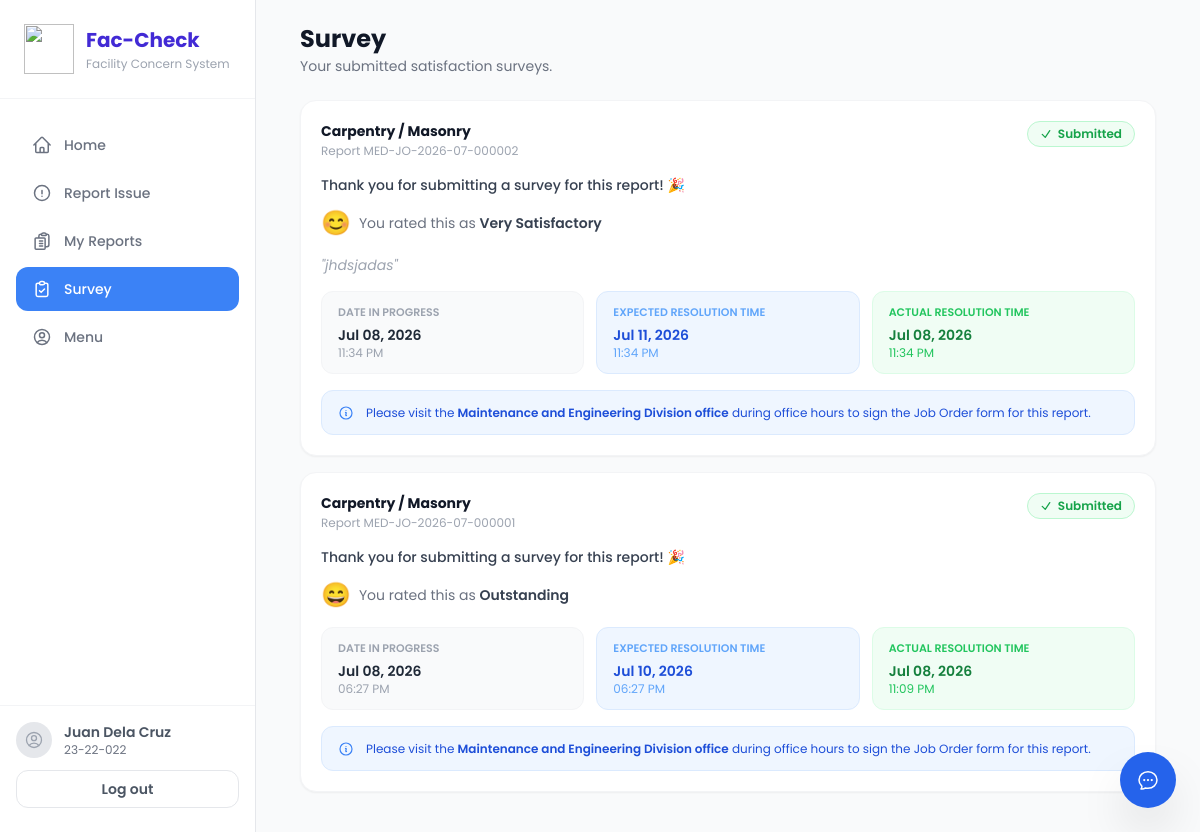
Screenshot of /user/survey/ (signed in) with the database file from the repository.
### user/models.py (models this page shows, shortened)
class SurveyResponse(models.Model):
    report = models.OneToOneField(Report, on_delete=models.CASCADE, related_name='survey')
    rating = models.IntegerField()
    feedback = models.TextField(blank=True)
    submitted_at = models.DateTimeField(auto_now_add=True)

class Report(models.Model):
    STATUS_CHOICES = [
        ('pending', 'Pending'),
        ('in_progress', 'In Progress'),
        ('resolved', 'Resolved'),
        ('closed', 'Closed'),
    ]
    CATEGORY_CHOICES = [
        ('electrical', 'Electrical'),
        ('plumbing', 'Plumbing'),
        ('refrigeration_acu', 'Refrigeration / ACUs'),
        ('carpentry_masonry', 'Carpentry / Masonry'),
        ('painting', 'Painting'),
        ('vehicle_checkup', 'Vehicle Check-up'),
        ('others', 'Others'),
    ]
    PRIORITY_CHOICES = [
    ('critical', 'Critical / Urgent'),
    ('high', 'High Priority'),
    ('standard', 'Standard'),
    ]
    user = models.ForeignKey(User, on_delete=models.SET_NULL, null=True, blank=True, related_name='reports')
    report_number = models.CharField(max_length=30, unique=True, blank=True, null=True)
    photo = models.ImageField(upload_to='reports/')
    category = models.CharField(max_length=100, choices=CATEGORY_CHOICES)
    custom_category = models.CharField(max_length=100, blank=True, null=True)
    location = models.CharField(max_length=100)
    description = models.TextField()
    status = models.CharField(max_length=20, choices=STATUS_CHOICES, default='pending')
    submitted_at = models.DateTimeField(auto_now_add=True)
    priority = models.CharField(max_length=30, choices=PRIORITY_CHOICES, blank=True, null=True)
    assigned_personnel = models.CharField(max_length=255, blank=True, null=True)
    assigned_personnel_data = models.JSONField(default=list, blank=True)
    accomplished_at = models.DateTimeField(null=True, blank=True)
    in_progress_at = models.DateTimeField(null=True, blank=True)
    pending_awaiting_personnel = models.BooleanField(default=False)
    pending_awaiting_personnel_at = models.DateTimeField(null=True, blank=True)
    pending_awaiting_materials = models.BooleanField(default=False)
    pending_awaiting_materials_at = models.DateTimeField(null=True, blank=True)
    pending_awaiting_approval = models.BooleanField(default=False)
    pending_awaiting_approval_at = models.DateTimeField(null=True, blank=True)
    cnn_raw_prediction = models.CharField(max_length=100, blank=True, null=True)
    cnn_confidence = models.FloatField(blank=True, null=True)
    cnn_margin = models.FloatField(blank=True, null=True)
    flagged_for_review = models.BooleanField(default=False)
    @property
    def expected_resolution_hours(self):
        if self.priority == 'critical':
            return 24
        if self.priority == 'high':
            return 48
        if self.priority == 'standard':
            return 72
        return 72
    @property
    def expected_resolution_at(self):
        if not self.in_progress_at:
            return None
        return self.in_progress_at + timedelta(hours=self.expected_resolution_hours)
    @property
    def met_expected_resolution(self):
        expected_at = self.expected_resolution_at
        if not expected_at or not self.accomplished_at:
            return False
        return self.accomplished_at <= expected_at

### user/views.py (the view)
# urls.py: path('survey/', user_required(views.userSurvey), name='userSurvey'),
@login_required
def userSurvey(request):
    submitted_surveys = SurveyResponse.objects.filter(
        report__user=request.user
    ).select_related('report').order_by('-submitted_at')
    return render(request, 'user/user_survey.html', {
        "active_page": "userSurvey",
        "submitted_surveys": submitted_surveys,
    })

### user/templates/user/user_survey.html (shortened to what this page needs)
{% extends "user/layouts/base.html" %} {% block title %}Survey{% endblock %}
{% block content %}
  <main class="flex-1 px-5 pt-6 pb-40 lg:pb-10 max-w-4xl w-full lg:mx-auto">
    <div class="mb-6">
      <h1 class="text-2xl font-bold text-gray-900 leading-tight">Survey</h1>
      <p class="text-sm text-gray-500 mt-0.5">Your submitted satisfaction surveys.</p>
    </div>
    {% if submitted_surveys %}
      <div class="space-y-4">
        {% for survey in submitted_surveys %}
          <div class="bg-white border border-gray-100 rounded-2xl shadow-sm p-5">
            <div class="flex items-start justify-between mb-4">
              <div>
                <p class="text-sm font-bold text-gray-900">{{ survey.report.get_category_display }}</p>
                <p class="text-xs text-gray-400 mt-0.5">Report {{ survey.report.report_number }}</p>
              </div>
              <span class="inline-flex items-center gap-1.5 px-3 py-1 rounded-full bg-green-50 border border-green-200 text-xs font-semibold text-green-600 shrink-0">
                <svg class="w-3 h-3"
                     fill="none"
                     stroke="currentColor"
                     stroke-width="2.5"
                     viewBox="0 0 24 24">
                  <path stroke-linecap="round" stroke-linejoin="round" d="m4.5 12.75 6 6 9-13.5" />
                </svg>
                Submitted
              </span>
            </div>
            <p class="text-sm text-gray-700 font-medium mb-3">Thank you for submitting a survey for this report! 🎉</p>
            <div class="flex items-center gap-2 mb-4">
              <span class="text-2xl">
                {% if survey.rating == 1 %}😤 {% elif survey.rating == 2 %}😞 {% elif survey.rating == 3 %}😐 {% elif survey.rating == 4 %}😊 {% elif survey.rating == 5 %}😄 {% endif %}
              </span>
              <span class="text-sm text-gray-500">
                You rated this as
                <span class="font-semibold text-gray-700">
                  {% if survey.rating == 1 %}Unsatisfactory {% elif survey.rating == 2 %}Fair {% elif survey.rating == 3 %}Satisfactory {% elif survey.rating == 4 %}Very Satisfactory {% elif survey.rating == 5 %}Outstanding {% endif %}
                </span>
              </span>
            </div>
            {% if survey.feedback %}
              <p class="text-sm text-gray-400 italic mb-4">"{{ survey.feedback }}"</p>
            {% endif %}
            <div class="grid grid-cols-1 sm:grid-cols-3 gap-3 mb-4">
              <div class="rounded-xl border border-gray-100 bg-gray-50 px-4 py-3">
                <p class="text-[11px] font-semibold uppercase text-gray-400">Date In Progress</p>
                {% if survey.report.in_progress_at %}
                  <p class="mt-1 text-sm font-semibold text-gray-800">{{ survey.report.in_progress_at|date:"M d, Y" }}</p>
                  <p class="text-xs text-gray-400">{{ survey.report.in_progress_at|date:"h:i A" }}</p>
                {% else %}
                  <p class="mt-1 text-sm text-gray-400">-</p>
                {% endif %}
              </div>
              <div class="rounded-xl border border-blue-100 bg-blue-50 px-4 py-3">
                <p class="text-[11px] font-semibold uppercase text-blue-400">Expected Resolution Time</p>
                {% if survey.report.expected_resolution_at %}
                  <p class="mt-1 text-sm font-semibold text-blue-700">{{ survey.report.expected_resolution_at|date:"M d, Y" }}</p>
                  <p class="text-xs text-blue-400">{{ survey.report.expected_resolution_at|date:"h:i A" }}</p>
                {% else %}
                  <p class="mt-1 text-sm text-blue-400">-</p>
                {% endif %}
              </div>
              <div class="rounded-xl border {% if survey.report.met_expected_resolution %}border-green-100 bg-green-50{% else %}border-orange-100 bg-orange-50{% endif %} px-4 py-3">
                <p class="text-[11px] font-semibold uppercase {% if survey.report.met_expected_resolution %}text-green-500{% else %}text-orange-500{% endif %}">Actual Resolution Time</p>
                {% if survey.report.accomplished_at %}
                  <p class="mt-1 text-sm font-semibold {% if survey.report.met_expected_resolution %}text-green-700{% else %}text-orange-700{% endif %}">{{ survey.report.accomplished_at|date:"M d, Y" }}</p>
                  <p class="text-xs {% if survey.report.met_expected_resolution %}text-green-500{% else %}text-orange-500{% endif %}">{{ survey.report.accomplished_at|date:"h:i A" }}</p>
                {% else %}
                  <p class="mt-1 text-sm text-gray-400">-</p>
                {% endif %}
              </div>
            </div>
            <div class="bg-blue-50 border border-blue-100 rounded-xl px-4 py-3 flex items-start gap-3">
              <p class="text-xs text-blue-700 leading-relaxed">
                Please visit the
                <span class="font-semibold">Maintenance and Engineering Division office</span>
                during office hours to sign the Job Order form for this report.
              </p>
            </div>
          </div>
        {% endfor %}
      </div>
    {% endif %}
  </main>
{% endblock %}

### user/templates/user/components/sidebar.html (shortened to what this page needs)
{% load static tailwind_tags %} {% tailwind_css %}
<aside
  class="hidden lg:flex flex-col w-64 bg-white border-r border-gray-200 fixed h-full z-50"
>
  <div class="flex items-center gap-3 px-6 py-6 border-b border-gray-100">
    <img
      src="{% static 'user/images/Fac-Check-Logo.png' %}"
      style="width: 50px; height: 50px; object-fit: contain"
    />
    <div>
      <h1 class="text-xl font-bold text-primary">Fac-Check</h1>
      <p class="text-xs text-gray-400 mt-0.5">Facility Concern System</p>
    </div>
  </div>
  <nav class="flex-1 px-4 py-6 flex flex-col gap-1">
    <a
      href="{% url 'userDashboard' %}"
      class="flex items-center gap-3 px-4 py-3 rounded-xl text-sm font-medium {% if request.resolver_match.url_name == 'userDashboard' %}bg-blue-500 text-white {% else %}text-gray-500 hover:bg-gray-50 hover:text-gray-900{% endif %} transition-colors"
    >
      Home
    </a>
    <a
      href="{% url 'reportForm' %}"
      class="flex items-center gap-3 px-4 py-3 rounded-xl text-sm font-medium {% if request.resolver_match.url_name == 'reportForm' %}bg-blue-500 text-white {% else %}text-gray-500 hover:bg-gray-50 hover:text-gray-900{% endif %} transition-colors"
    >
      <svg
        class="w-5 h-5"
        fill="none"
        stroke="currentColor"
        stroke-width="1.8"
        viewBox="0 0 24 24"
      >
        <path
          stroke-linecap="round"
          stroke-linejoin="round"
          d="M12 9v3.75m9-.75a9 9 0 1 1-18 0 9 9 0 0 1 18 0Zm-9 3.75h.008v.008H12v-.008Z"
        />
      </svg>
      Report Issue
    </a>
    <a
      href="{% url 'userReports' %}"
      class="flex items-center gap-3 px-4 py-3 rounded-xl text-sm font-medium {% if request.resolver_match.url_name == 'userReports' %}bg-blue-500 text-white {% else %}text-gray-500 hover:bg-gray-50 hover:text-gray-900{% endif %} transition-colors"
    >
      My Reports
    </a>
    <a
      href="{% url 'userSurvey' %}"
      class="flex items-center gap-3 px-4 py-3 rounded-xl text-sm font-medium {% if request.resolver_match.url_name == 'userSurvey' %}bg-blue-500 text-white {% else %}text-gray-500 hover:bg-gray-50 hover:text-gray-900{% endif %} transition-colors"
    >
      <svg
        class="w-5 h-5"
        fill="none"
        stroke="currentColor"
        stroke-width="1.8"
        viewBox="0 0 24 24"
      >
        <path
          stroke-linecap="round"
          stroke-linejoin="round"
          d="M9 5H7a2 2 0 0 0-2 2v12a2 2 0 0 0 2 2h10a2 2 0 0 0 2-2V7a2 2 0 0 0-2-2h-2M9 5a2 2 0 0 0 2 2h2a2 2 0 0 0 2-2M9 5a2 2 0 0 1 2-2h2a2 2 0 0 1 2 2m-6 9 2 2 4-4"
        />
      </svg>
      Survey
    </a>
    <a
      href="{% url 'menu' %}"
      class="flex items-center gap-3 px-4 py-3 rounded-xl text-sm font-medium {% if request.resolver_match.url_name == 'menu' %}bg-blue-500 text-white {% else %}text-gray-500 hover:bg-gray-50 hover:text-gray-900{% endif %} transition-colors"
    >
      Menu
    </a>
  </nav>
  <div class="px-4 pb-6 border-t border-gray-100 pt-4">
    <div class="flex items-center gap-3 mb-3">
      <div
        class="w-9 h-9 rounded-full bg-gray-200 flex items-center justify-center shrink-0 overflow-hidden"
      >
      </div>
      <div class="min-w-0">
        <p class="text-sm text-gray-600 font-semibold truncate">
          {{ user.first_name }} {{ user.last_name }}
        </p>
        <p class="text-xs text-gray-500 truncate">{{ user.username }}</p>
      </div>
    </div>
    <button
      type="button"
      onClick="openLogoutModal()"
      data-open-logout
      class="w-full text-sm font-semibold text-gray-600 border border-gray-200 bg-white px-4 py-2 rounded-xl hover:bg-gray-50 transition-colors"
    >
      Log out
    </button>
  </div>
</aside>

### user/templates/user/layouts/base.html (style rules this page uses)
:root { color-scheme: light; }

### rows the page displays
SurveyResponse: report.category "Carpentry / Masonry", report.report_number "MED-JO-2026-07-000002", rating "Very Satisfactory", feedback "jhdsjadas", report.in_progress_at "Jul 08, 2026", report.in_progress_at "11:34 PM", report.expected_resolution_at "Jul 11, 2026", report.expected_resolution_at "11:34 PM", report.accomplished_at "Jul 08, 2026", report.accomplished_at "11:34 PM"
SurveyResponse: report.category "Carpentry / Masonry", report.report_number "MED-JO-2026-07-000001", rating "Outstanding", report.in_progress_at "Jul 08, 2026", report.in_progress_at "06:27 PM", report.expected_resolution_at "Jul 10, 2026", report.expected_resolution_at "06:27 PM", report.accomplished_at "Jul 08, 2026", report.accomplished_at "11:09 PM"

### other values shown
{{ user.first_name }} "Juan"
{{ user.last_name }} "Dela Cruz"
{{ user.username }} "23-22-022"
